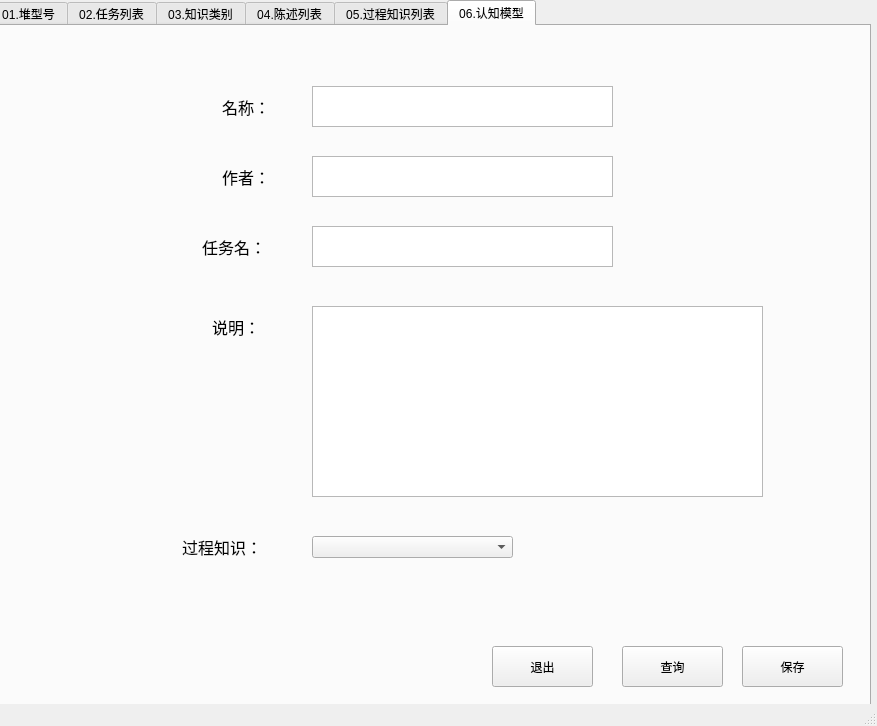
<?xml version="1.0" encoding="UTF-8"?>
<ui version="4.0">
 <class>MainWindow</class>
 <widget class="QMainWindow" name="MainWindow">
  <property name="geometry">
   <rect>
    <x>0</x>
    <y>0</y>
    <width>877</width>
    <height>726</height>
   </rect>
  </property>
  <property name="windowTitle">
   <string>MainWindow</string>
  </property>
  <widget class="QWidget" name="centralwidget">
   <widget class="QTabWidget" name="tabWidget">
    <property name="geometry">
     <rect>
      <x>-10</x>
      <y>0</y>
      <width>881</width>
      <height>731</height>
     </rect>
    </property>
    <property name="currentIndex">
     <number>5</number>
    </property>
    <widget class="QWidget" name="widget">
     <attribute name="title">
      <string>01.堆型号</string>
     </attribute>
     <widget class="QTextEdit" name="textEdit_2">
      <property name="geometry">
       <rect>
        <x>270</x>
        <y>250</y>
        <width>451</width>
        <height>191</height>
       </rect>
      </property>
     </widget>
     <widget class="QLabel" name="label">
      <property name="geometry">
       <rect>
        <x>150</x>
        <y>80</y>
        <width>91</width>
        <height>41</height>
       </rect>
      </property>
      <property name="font">
       <font>
        <pointsize>12</pointsize>
       </font>
      </property>
      <property name="text">
       <string>堆型号：</string>
      </property>
     </widget>
     <widget class="QTextEdit" name="textEdit">
      <property name="geometry">
       <rect>
        <x>270</x>
        <y>80</y>
        <width>301</width>
        <height>41</height>
       </rect>
      </property>
     </widget>
     <widget class="QLabel" name="label_2">
      <property name="geometry">
       <rect>
        <x>180</x>
        <y>250</y>
        <width>61</width>
        <height>41</height>
       </rect>
      </property>
      <property name="font">
       <font>
        <pointsize>12</pointsize>
       </font>
      </property>
      <property name="text">
       <string>说明：</string>
      </property>
     </widget>
     <widget class="QPushButton" name="pushButton">
      <property name="geometry">
       <rect>
        <x>770</x>
        <y>630</y>
        <width>101</width>
        <height>41</height>
       </rect>
      </property>
      <property name="text">
       <string>保存</string>
      </property>
     </widget>
     <widget class="QPushButton" name="pushButton_2">
      <property name="geometry">
       <rect>
        <x>600</x>
        <y>630</y>
        <width>101</width>
        <height>41</height>
       </rect>
      </property>
      <property name="text">
       <string>退出</string>
      </property>
     </widget>
    </widget>
    <widget class="QWidget" name="tab_2">
     <attribute name="title">
      <string>02.任务列表</string>
     </attribute>
     <widget class="QLabel" name="label_9">
      <property name="geometry">
       <rect>
        <x>190</x>
        <y>90</y>
        <width>91</width>
        <height>41</height>
       </rect>
      </property>
      <property name="font">
       <font>
        <pointsize>12</pointsize>
       </font>
      </property>
      <property name="text">
       <string>任务名：</string>
      </property>
     </widget>
     <widget class="QLabel" name="label_10">
      <property name="geometry">
       <rect>
        <x>210</x>
        <y>250</y>
        <width>61</width>
        <height>41</height>
       </rect>
      </property>
      <property name="font">
       <font>
        <pointsize>12</pointsize>
       </font>
      </property>
      <property name="text">
       <string>说明：</string>
      </property>
     </widget>
     <widget class="QPushButton" name="pushButton_8">
      <property name="geometry">
       <rect>
        <x>580</x>
        <y>620</y>
        <width>101</width>
        <height>41</height>
       </rect>
      </property>
      <property name="text">
       <string>退出</string>
      </property>
     </widget>
     <widget class="QTextEdit" name="textEdit_9">
      <property name="geometry">
       <rect>
        <x>300</x>
        <y>250</y>
        <width>451</width>
        <height>191</height>
       </rect>
      </property>
     </widget>
     <widget class="QTextEdit" name="textEdit_10">
      <property name="geometry">
       <rect>
        <x>310</x>
        <y>90</y>
        <width>301</width>
        <height>41</height>
       </rect>
      </property>
     </widget>
     <widget class="QPushButton" name="pushButton_7">
      <property name="geometry">
       <rect>
        <x>750</x>
        <y>620</y>
        <width>101</width>
        <height>41</height>
       </rect>
      </property>
      <property name="text">
       <string>保存</string>
      </property>
     </widget>
    </widget>
    <widget class="QWidget" name="tab">
     <attribute name="title">
      <string>03.知识类别</string>
     </attribute>
     <widget class="QLabel" name="label_11">
      <property name="geometry">
       <rect>
        <x>190</x>
        <y>90</y>
        <width>91</width>
        <height>41</height>
       </rect>
      </property>
      <property name="font">
       <font>
        <pointsize>12</pointsize>
       </font>
      </property>
      <property name="text">
       <string>知识类别：</string>
      </property>
     </widget>
     <widget class="QLabel" name="label_12">
      <property name="geometry">
       <rect>
        <x>210</x>
        <y>240</y>
        <width>61</width>
        <height>41</height>
       </rect>
      </property>
      <property name="font">
       <font>
        <pointsize>12</pointsize>
       </font>
      </property>
      <property name="text">
       <string>说明：</string>
      </property>
     </widget>
     <widget class="QPushButton" name="pushButton_9">
      <property name="geometry">
       <rect>
        <x>560</x>
        <y>620</y>
        <width>101</width>
        <height>41</height>
       </rect>
      </property>
      <property name="text">
       <string>退出</string>
      </property>
     </widget>
     <widget class="QTextEdit" name="textEdit_11">
      <property name="geometry">
       <rect>
        <x>310</x>
        <y>240</y>
        <width>451</width>
        <height>191</height>
       </rect>
      </property>
     </widget>
     <widget class="QTextEdit" name="textEdit_12">
      <property name="geometry">
       <rect>
        <x>310</x>
        <y>90</y>
        <width>301</width>
        <height>41</height>
       </rect>
      </property>
     </widget>
     <widget class="QPushButton" name="pushButton_10">
      <property name="geometry">
       <rect>
        <x>730</x>
        <y>620</y>
        <width>101</width>
        <height>41</height>
       </rect>
      </property>
      <property name="text">
       <string>保存</string>
      </property>
     </widget>
    </widget>
    <widget class="QWidget" name="tab_3">
     <attribute name="title">
      <string>04.陈述列表</string>
     </attribute>
     <widget class="QLabel" name="label_13">
      <property name="geometry">
       <rect>
        <x>130</x>
        <y>20</y>
        <width>61</width>
        <height>41</height>
       </rect>
      </property>
      <property name="font">
       <font>
        <pointsize>12</pointsize>
       </font>
      </property>
      <property name="text">
       <string>标题：</string>
      </property>
     </widget>
     <widget class="QLabel" name="label_14">
      <property name="geometry">
       <rect>
        <x>130</x>
        <y>120</y>
        <width>61</width>
        <height>41</height>
       </rect>
      </property>
      <property name="font">
       <font>
        <pointsize>12</pointsize>
       </font>
      </property>
      <property name="text">
       <string>说明：</string>
      </property>
     </widget>
     <widget class="QPushButton" name="pushButton_11">
      <property name="geometry">
       <rect>
        <x>600</x>
        <y>620</y>
        <width>101</width>
        <height>41</height>
       </rect>
      </property>
      <property name="text">
       <string>退出</string>
      </property>
     </widget>
     <widget class="QTextEdit" name="textEdit_13">
      <property name="geometry">
       <rect>
        <x>200</x>
        <y>130</y>
        <width>451</width>
        <height>191</height>
       </rect>
      </property>
     </widget>
     <widget class="QTextEdit" name="textEdit_14">
      <property name="geometry">
       <rect>
        <x>200</x>
        <y>30</y>
        <width>301</width>
        <height>41</height>
       </rect>
      </property>
     </widget>
     <widget class="QPushButton" name="pushButton_12">
      <property name="geometry">
       <rect>
        <x>740</x>
        <y>620</y>
        <width>101</width>
        <height>41</height>
       </rect>
      </property>
      <property name="text">
       <string>保存</string>
      </property>
     </widget>
     <widget class="QLabel" name="label_15">
      <property name="geometry">
       <rect>
        <x>110</x>
        <y>350</y>
        <width>81</width>
        <height>41</height>
       </rect>
      </property>
      <property name="font">
       <font>
        <pointsize>12</pointsize>
       </font>
      </property>
      <property name="text">
       <string>堆型号：</string>
      </property>
     </widget>
     <widget class="QLabel" name="label_16">
      <property name="geometry">
       <rect>
        <x>90</x>
        <y>480</y>
        <width>101</width>
        <height>41</height>
       </rect>
      </property>
      <property name="font">
       <font>
        <pointsize>12</pointsize>
       </font>
      </property>
      <property name="text">
       <string>知识类别：</string>
      </property>
     </widget>
     <widget class="QLabel" name="label_17">
      <property name="geometry">
       <rect>
        <x>130</x>
        <y>410</y>
        <width>61</width>
        <height>41</height>
       </rect>
      </property>
      <property name="font">
       <font>
        <pointsize>12</pointsize>
       </font>
      </property>
      <property name="text">
       <string>任务：</string>
      </property>
     </widget>
     <widget class="QComboBox" name="comboBox">
      <property name="geometry">
       <rect>
        <x>200</x>
        <y>360</y>
        <width>201</width>
        <height>22</height>
       </rect>
      </property>
      <property name="editable">
       <bool>false</bool>
      </property>
     </widget>
     <widget class="QComboBox" name="comboBox_2">
      <property name="geometry">
       <rect>
        <x>200</x>
        <y>420</y>
        <width>201</width>
        <height>22</height>
       </rect>
      </property>
      <property name="editable">
       <bool>false</bool>
      </property>
     </widget>
     <widget class="QComboBox" name="comboBox_3">
      <property name="geometry">
       <rect>
        <x>200</x>
        <y>490</y>
        <width>201</width>
        <height>22</height>
       </rect>
      </property>
      <property name="editable">
       <bool>false</bool>
      </property>
     </widget>
    </widget>
    <widget class="QWidget" name="tab_4">
     <attribute name="title">
      <string>05.过程知识列表</string>
     </attribute>
     <widget class="QLabel" name="label_18">
      <property name="geometry">
       <rect>
        <x>240</x>
        <y>90</y>
        <width>61</width>
        <height>41</height>
       </rect>
      </property>
      <property name="font">
       <font>
        <pointsize>12</pointsize>
       </font>
      </property>
      <property name="text">
       <string>状态：</string>
      </property>
     </widget>
     <widget class="QLabel" name="label_19">
      <property name="geometry">
       <rect>
        <x>240</x>
        <y>270</y>
        <width>61</width>
        <height>41</height>
       </rect>
      </property>
      <property name="font">
       <font>
        <pointsize>12</pointsize>
       </font>
      </property>
      <property name="text">
       <string>结果：</string>
      </property>
     </widget>
     <widget class="QPushButton" name="pushButton_13">
      <property name="geometry">
       <rect>
        <x>600</x>
        <y>620</y>
        <width>101</width>
        <height>41</height>
       </rect>
      </property>
      <property name="text">
       <string>退出</string>
      </property>
     </widget>
     <widget class="QPushButton" name="pushButton_14">
      <property name="geometry">
       <rect>
        <x>750</x>
        <y>620</y>
        <width>101</width>
        <height>41</height>
       </rect>
      </property>
      <property name="text">
       <string>保存</string>
      </property>
     </widget>
     <widget class="QTextEdit" name="textEdit_5">
      <property name="geometry">
       <rect>
        <x>320</x>
        <y>100</y>
        <width>301</width>
        <height>41</height>
       </rect>
      </property>
     </widget>
     <widget class="QTextEdit" name="textEdit_6">
      <property name="geometry">
       <rect>
        <x>320</x>
        <y>270</y>
        <width>301</width>
        <height>41</height>
       </rect>
      </property>
     </widget>
    </widget>
    <widget class="QWidget" name="tab_5">
     <attribute name="title">
      <string>06.认知模型</string>
     </attribute>
     <widget class="QLabel" name="label_20">
      <property name="geometry">
       <rect>
        <x>230</x>
        <y>60</y>
        <width>61</width>
        <height>41</height>
       </rect>
      </property>
      <property name="font">
       <font>
        <pointsize>12</pointsize>
       </font>
      </property>
      <property name="text">
       <string>名称：</string>
      </property>
     </widget>
     <widget class="QLabel" name="label_21">
      <property name="geometry">
       <rect>
        <x>230</x>
        <y>130</y>
        <width>61</width>
        <height>41</height>
       </rect>
      </property>
      <property name="font">
       <font>
        <pointsize>12</pointsize>
       </font>
      </property>
      <property name="text">
       <string>作者：</string>
      </property>
     </widget>
     <widget class="QLabel" name="label_22">
      <property name="geometry">
       <rect>
        <x>210</x>
        <y>200</y>
        <width>81</width>
        <height>41</height>
       </rect>
      </property>
      <property name="font">
       <font>
        <pointsize>12</pointsize>
       </font>
      </property>
      <property name="text">
       <string>任务名：</string>
      </property>
     </widget>
     <widget class="QLabel" name="label_23">
      <property name="geometry">
       <rect>
        <x>220</x>
        <y>280</y>
        <width>61</width>
        <height>41</height>
       </rect>
      </property>
      <property name="font">
       <font>
        <pointsize>12</pointsize>
       </font>
      </property>
      <property name="text">
       <string>说明：</string>
      </property>
     </widget>
     <widget class="QLabel" name="label_24">
      <property name="geometry">
       <rect>
        <x>190</x>
        <y>500</y>
        <width>91</width>
        <height>41</height>
       </rect>
      </property>
      <property name="font">
       <font>
        <pointsize>12</pointsize>
       </font>
      </property>
      <property name="text">
       <string>过程知识：</string>
      </property>
     </widget>
     <widget class="QTextEdit" name="textEdit_15">
      <property name="geometry">
       <rect>
        <x>320</x>
        <y>60</y>
        <width>301</width>
        <height>41</height>
       </rect>
      </property>
     </widget>
     <widget class="QTextEdit" name="textEdit_16">
      <property name="geometry">
       <rect>
        <x>320</x>
        <y>130</y>
        <width>301</width>
        <height>41</height>
       </rect>
      </property>
     </widget>
     <widget class="QTextEdit" name="textEdit_17">
      <property name="geometry">
       <rect>
        <x>320</x>
        <y>200</y>
        <width>301</width>
        <height>41</height>
       </rect>
      </property>
     </widget>
     <widget class="QTextEdit" name="textEdit_18">
      <property name="geometry">
       <rect>
        <x>320</x>
        <y>280</y>
        <width>451</width>
        <height>191</height>
       </rect>
      </property>
      <property name="readOnly">
       <bool>true</bool>
      </property>
     </widget>
     <widget class="QPushButton" name="pushButton_15">
      <property name="geometry">
       <rect>
        <x>500</x>
        <y>620</y>
        <width>101</width>
        <height>41</height>
       </rect>
      </property>
      <property name="text">
       <string>退出</string>
      </property>
     </widget>
     <widget class="QPushButton" name="pushButton_16">
      <property name="geometry">
       <rect>
        <x>750</x>
        <y>620</y>
        <width>101</width>
        <height>41</height>
       </rect>
      </property>
      <property name="text">
       <string>保存</string>
      </property>
     </widget>
     <widget class="QComboBox" name="comboBox_4">
      <property name="geometry">
       <rect>
        <x>320</x>
        <y>510</y>
        <width>201</width>
        <height>22</height>
       </rect>
      </property>
      <property name="editable">
       <bool>false</bool>
      </property>
      <property name="duplicatesEnabled">
       <bool>false</bool>
      </property>
     </widget>
     <widget class="QPushButton" name="pushButton_17">
      <property name="geometry">
       <rect>
        <x>630</x>
        <y>620</y>
        <width>101</width>
        <height>41</height>
       </rect>
      </property>
      <property name="text">
       <string>查询</string>
      </property>
     </widget>
    </widget>
   </widget>
  </widget>
  <widget class="QStatusBar" name="statusbar"/>
 </widget>
 <resources/>
 <connections/>
</ui>
